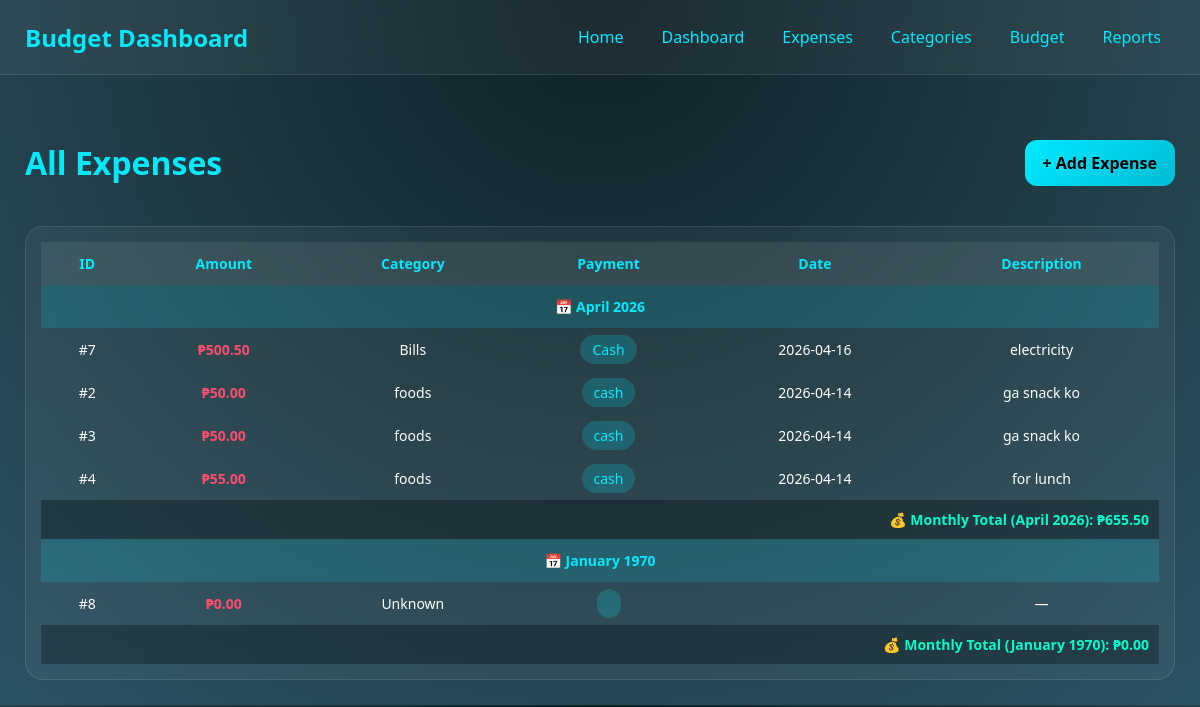
The page /expenses.php on the database as committed earlier.
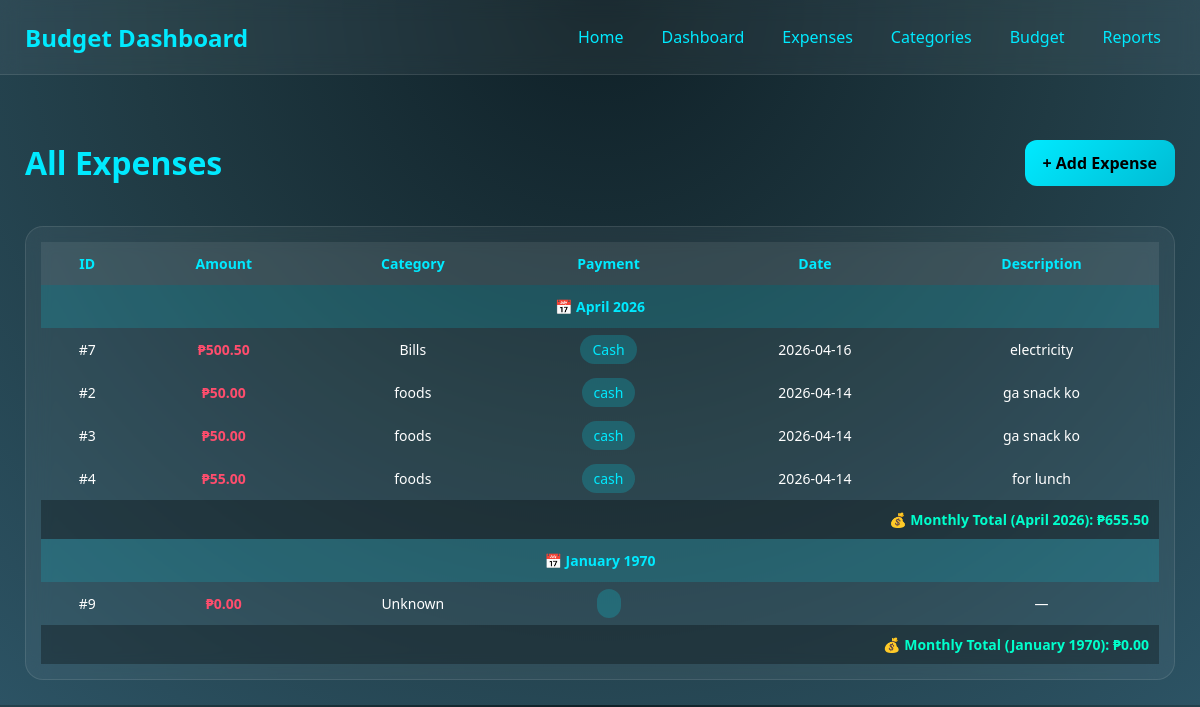
The same page on the database as committed later.
### tables this page shows
CREATE TABLE `expenses` (
  `id` int(11) NOT NULL,
  `amount` decimal(10,2) DEFAULT NULL,
  `category` varchar(100) DEFAULT NULL,
  `payment_method` varchar(50) DEFAULT NULL,
  `date` date DEFAULT NULL,
  `description` text DEFAULT NULL
);

### expenses.php (the view, shortened to what this page needs)
<?php
include 'db.php';
$result = $conn->query("SELECT * FROM expenses ORDER BY date DESC");
?>
<!DOCTYPE html>
<html lang="en">
<head>
</head>
<body>
<div class="header">
    <h2>Budget Dashboard</h2>
    <div class="nav">
        <a href="index.php">Home</a>
        <a href="dashboard.php">Dashboard</a>
        <a href="expenses.php">Expenses</a>
        <a href="categories.php">Categories</a>
        <a href="set_budget.php">Budget</a>
        <a href="reports.php">Reports</a>
    </div>
</div>
<div class="page-wrapper">
<div style="display:flex; justify-content:space-between; align-items:center; margin-top:20px;">
    <h1 style="color:#00eaff;">All Expenses</h1>
    <a href="add_expense.php" class="add-btn">+ Add Expense</a>
</div>
<div class="table-card">
<table>
<thead>
<tr>
    <th>ID</th>
    <th>Amount</th>
    <th>Category</th>
    <th>Payment</th>
    <th>Date</th>
    <th>Description</th>
</tr>
</thead>
<tbody>
<?php
$currentMonth = "";
$monthlyTotal = 0;
while($row = $result->fetch_assoc()):
$month = date("F Y", strtotime($row['date']));
if ($month != $currentMonth):
    if ($currentMonth != ""):
?>
<tr>
    <td colspan="6" class="month-total">
        💰 Monthly Total (<?= $currentMonth ?>): ₱<?= number_format($monthlyTotal, 2) ?>
    </td>
</tr>
<?php
    endif;
    $currentMonth = $month;
    $monthlyTotal = 0;
?>
<tr>
    <td colspan="6" class="month-header">📅 <?= $month ?></td>
</tr>
<?php endif;
$monthlyTotal += $row['amount'];
?>
<tr>
    <td>#<?= $row['id'] ?></td>
    <td class="td-amount">₱<?= number_format($row['amount'], 2) ?></td>
    <td><?= $row['category'] ?></td>
    <td><span class="payment-chip"><?= $row['payment_method'] ?></span></td>
    <td><?= $row['date'] ?></td>
    <td><?= $row['description'] ?: '—' ?></td>
</tr>
<?php endwhile; ?>
<?php if ($currentMonth != ""): ?>
<tr>
    <td colspan="6" class="month-total">
        💰 Monthly Total (<?= $currentMonth ?>): ₱<?= number_format($monthlyTotal, 2) ?>
    </td>
</tr>
<?php endif; ?>
</tbody>
</table>
</div>
</div>
</body>
</html>

### expenses.php (style rules this page uses)
body { margin: 0; font-family: 'Segoe UI', sans-serif; background: radial-gradient(circle at top, #0f2027, #203a43, #2c5364); color: #fff; }
.header { background: rgba(255,255,255,0.05); backdrop-filter: blur(10px); border-bottom: 1px solid rgba(255,255,255,0.1); padding: 18px 25px; display: flex; justify-content: space-between; align-items: center; }
.header h2 { margin: 0; color: #00eaff; }
.nav { display: flex; gap: 10px; flex-wrap: wrap; }
.nav a { color: #00eaff; text-decoration: none; padding: 8px 14px; border-radius: 8px; }
.page-wrapper { padding: 25px; }
.add-btn { background: linear-gradient(135deg,#00eaff,#00bcd4); color: #000; padding: 12px 18px; border-radius: 12px; text-decoration: none; font-weight: bold; }
.table-card { margin-top: 20px; background: rgba(255,255,255,0.05); border-radius: 18px; padding: 15px; backdrop-filter: blur(12px); border: 1px solid rgba(255,255,255,0.1); overflow-x: auto; }
table { width: 100%; border-collapse: collapse; min-width: 800px; }
thead { background: rgba(255,255,255,0.08); }
th { color: #00eaff; }
th, td { padding: 12px; text-align: center; font-size: 14px; }
.td-amount { color: #ff4d6d; font-weight: bold; }
.payment-chip { background: rgba(0,234,255,0.2); color: #00eaff; padding: 5px 12px; border-radius: 20px; }
.month-header { background: rgba(0,234,255,0.15); color: #00eaff; font-weight: bold; }
.month-total { text-align: right; padding: 10px; color: #00ffcc; font-weight: bold; background: rgba(0,0,0,0.3); }

Rows that differ between the two databases and show on the page:
removed expenses: $currentMonth "April 2026", monthlyTotal "655.50", date "January 1970", id "8", amount "0.00", category "Unknown", description "—"
added expenses: $currentMonth "April 2026", monthlyTotal "655.50", date "January 1970", id "9", amount "0.00", category "Unknown", description "—"
